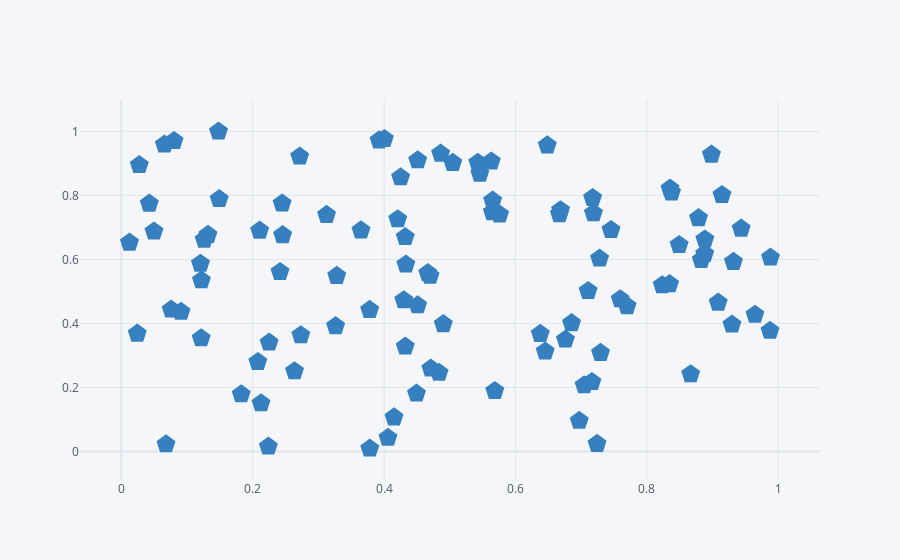

Notebook cell for this chart:
### Code cell
df.iplot(kind='scatter', x='A', y='B', mode='markers+text', size=20,
        color='blue', symbol='pentagon')
